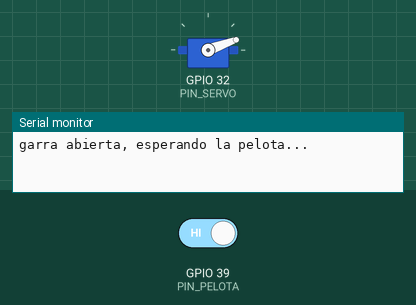
The sketch below on a simulated ESP32. On the bench: servo, the last lines printed to the serial monitor. The inputs (shaded band) are chosen by the test bench; at power-on: GPIO 39 (PIN_PELOTA) HIGH.

Above: at 1.2 s.
1.3 s: GPIO 39 (PIN_PELOTA) driven LOW
At 1.7 s:
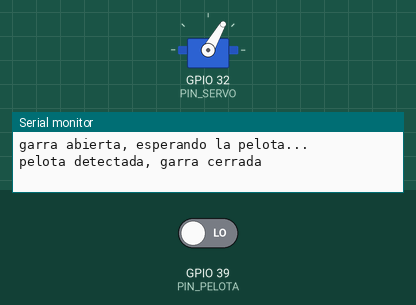
Timing chart, 0 to 4.3 s (numbered marks = the images above; inputs shaded):
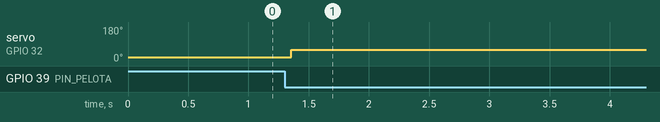

Measured:
- after the input at 1.3 s, servo on GPIO 32 (PIN_SERVO): 20° → 60° after 0.06 s

The sketch:

pelota_servo.ino
```cpp
// =====================================================================
//  Prueba: detectar la pelota con el infrarrojo y cerrar la garra
//
//  - Al prender, la garra queda abierta (90 grados).
//  - Cuando el TCRT5000 del centro ve la pelota, cierra la garra.
//  - Se queda cerrada. Para volver a abrirla, reiniciar el ESP32
//    o escribir "a" en el monitor serie (115200).
// =====================================================================

#include <ESP32Servo.h>

#define PIN_PELOTA  39   // TCRT5000 del centro
#define PIN_SERVO   32

int servoAbierto = 20;
int servoCerrado = 60;      // si cierra al reves, probar con 120
int nivelConPelota = LOW;   // lo que da el TCRT cuando ve la pelota

Servo garra;
bool cerrada = false;

void setup() {
  Serial.begin(115200);
  pinMode(PIN_PELOTA, INPUT);   // el 39 no tiene pull-up interno

  garra.setPeriodHertz(50);
  garra.attach(PIN_SERVO, 1000, 2000);   // mismo rango que en nuestras pruebas
  garra.write(servoAbierto);

  Serial.println("garra abierta, esperando la pelota...");
}

void loop() {
  // abrir otra vez desde el monitor serie
  if (Serial.available()) {
    char letra = Serial.read();
    if (letra == 'a') {
      garra.write(servoAbierto);
      cerrada = false;
      Serial.println("garra abierta, esperando la pelota...");
      delay(500);   // tiempo para quitar la mano
    }
  }

  if (!cerrada && digitalRead(PIN_PELOTA) == nivelConPelota) {
    delay(50);   // confirmar que si es la pelota y no un brinco del sensor
    if (digitalRead(PIN_PELOTA) == nivelConPelota) {
      garra.write(servoCerrado);
      cerrada = true;
      Serial.println("pelota detectada, garra cerrada");
    }
  }

  delay(10);
}
```
